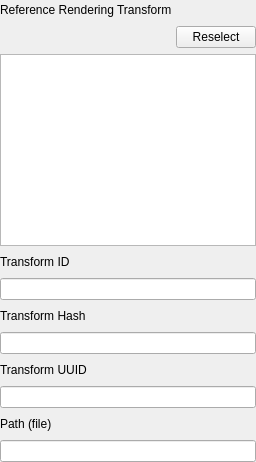
                  <widget class="QWidget" name="tab_32">
                   <property name="sizePolicy">
                    <sizepolicy hsizetype="Preferred" vsizetype="Preferred">
                     <horstretch>0</horstretch>
                     <verstretch>0</verstretch>
                    </sizepolicy>
                   </property>
                   <attribute name="title">
                    <string>RRT</string>
                   </attribute>
                   <layout class="QVBoxLayout" name="verticalLayout_40">
                    <property name="leftMargin">
                     <number>0</number>
                    </property>
                    <property name="topMargin">
                     <number>0</number>
                    </property>
                    <property name="rightMargin">
                     <number>0</number>
                    </property>
                    <property name="bottomMargin">
                     <number>0</number>
                    </property>
                    <item>
                     <layout class="QHBoxLayout" name="horizontalLayout_193">
                      <item>
                       <widget class="QLabel" name="label_231">
                        <property name="text">
                         <string>Reference Rendering Transform</string>
                        </property>
                       </widget>
                      </item>
                      <item>
                       <spacer name="horizontalSpacer_179">
                        <property name="orientation">
                         <enum>Qt::Horizontal</enum>
                        </property>
                        <property name="sizeHint" stdset="0">
                         <size>
                          <width>40</width>
                          <height>20</height>
                         </size>
                        </property>
                       </spacer>
                      </item>
                     </layout>
                    </item>
                    <item>
                     <layout class="QHBoxLayout" name="horizontalLayout_212">
                      <item>
                       <spacer name="horizontalSpacer_201">
                        <property name="orientation">
                         <enum>Qt::Horizontal</enum>
                        </property>
                        <property name="sizeHint" stdset="0">
                         <size>
                          <width>40</width>
                          <height>20</height>
                         </size>
                        </property>
                       </spacer>
                      </item>
                      <item>
                       <widget class="QPushButton" name="pushButton_5">
                        <property name="text">
                         <string>Reselect</string>
                        </property>
                       </widget>
                      </item>
                     </layout>
                    </item>
                    <item>
                     <widget class="QTextEdit" name="textEdit_36">
                      <property name="sizePolicy">
                       <sizepolicy hsizetype="Expanding" vsizetype="Minimum">
                        <horstretch>0</horstretch>
                        <verstretch>0</verstretch>
                       </sizepolicy>
                      </property>
                      <property name="minimumSize">
                       <size>
                        <width>0</width>
                        <height>40</height>
                       </size>
                      </property>
                     </widget>
                    </item>
                    <item>
                     <layout class="QHBoxLayout" name="horizontalLayout_194">
                      <item>
                       <widget class="QLabel" name="label_232">
                        <property name="text">
                         <string>Transform ID</string>
                        </property>
                       </widget>
                      </item>
                      <item>
                       <spacer name="horizontalSpacer_180">
                        <property name="orientation">
                         <enum>Qt::Horizontal</enum>
                        </property>
                        <property name="sizeHint" stdset="0">
                         <size>
                          <width>40</width>
                          <height>20</height>
                         </size>
                        </property>
                       </spacer>
                      </item>
                     </layout>
                    </item>
                    <item>
                     <widget class="QLineEdit" name="lineEdit_180"/>
                    </item>
                    <item>
                     <layout class="QHBoxLayout" name="horizontalLayout_195">
                      <item>
                       <widget class="QLabel" name="label_233">
                        <property name="text">
                         <string>Transform Hash</string>
                        </property>
                       </widget>
                      </item>
                      <item>
                       <spacer name="horizontalSpacer_181">
                        <property name="orientation">
                         <enum>Qt::Horizontal</enum>
                        </property>
                        <property name="sizeHint" stdset="0">
                         <size>
                          <width>40</width>
                          <height>20</height>
                         </size>
                        </property>
                       </spacer>
                      </item>
                     </layout>
                    </item>
                    <item>
                     <widget class="QLineEdit" name="lineEdit_181"/>
                    </item>
                    <item>
                     <layout class="QHBoxLayout" name="horizontalLayout_196">
                      <item>
                       <widget class="QLabel" name="label_234">
                        <property name="text">
                         <string>Transform UUID</string>
                        </property>
                       </widget>
                      </item>
                      <item>
                       <spacer name="horizontalSpacer_182">
                        <property name="orientation">
                         <enum>Qt::Horizontal</enum>
                        </property>
                        <property name="sizeHint" stdset="0">
                         <size>
                          <width>40</width>
                          <height>20</height>
                         </size>
                        </property>
                       </spacer>
                      </item>
                     </layout>
                    </item>
                    <item>
                     <widget class="QLineEdit" name="lineEdit_182"/>
                    </item>
                    <item>
                     <layout class="QHBoxLayout" name="horizontalLayout_197">
                      <item>
                       <widget class="QLabel" name="label_235">
                        <property name="text">
                         <string>Path (file)</string>
                        </property>
                       </widget>
                      </item>
                      <item>
                       <spacer name="horizontalSpacer_183">
                        <property name="orientation">
                         <enum>Qt::Horizontal</enum>
                        </property>
                        <property name="sizeHint" stdset="0">
                         <size>
                          <width>40</width>
                          <height>20</height>
                         </size>
                        </property>
                       </spacer>
                      </item>
                     </layout>
                    </item>
                    <item>
                     <widget class="QLineEdit" name="lineEdit_183"/>
                    </item>
                   </layout>
                  </widget>
